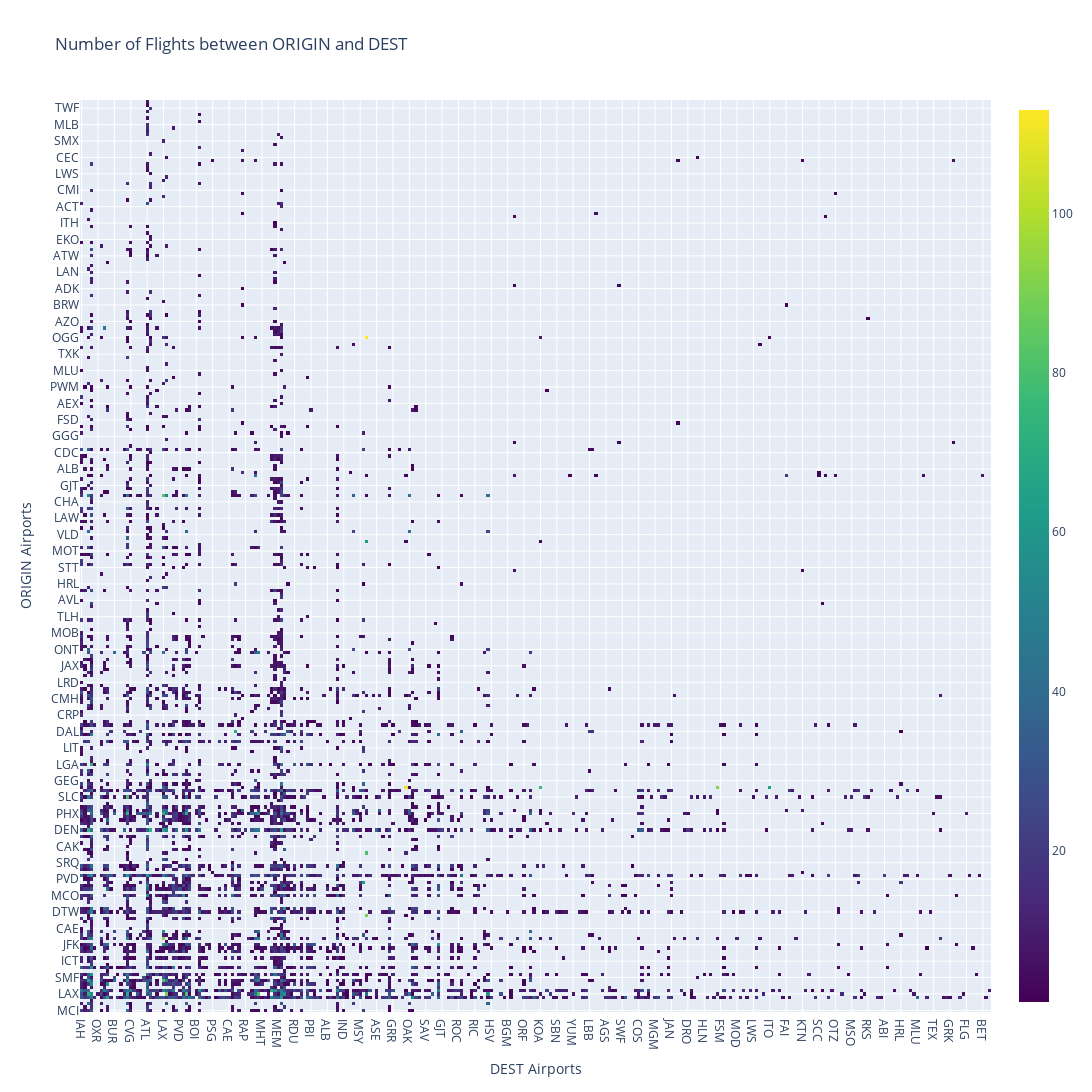

The code cell stored with this chart in its notebook:
### Markdown cell above
## Number of flights between Airports

### Code cell
# Extract the ORIGIN, DEST, and count columns
origin_airports = airport_traffic.select("ORIGIN").rdd.flatMap(lambda x: x).collect()
dest_airports = airport_traffic.select("DEST").rdd.flatMap(lambda x: x).collect()
flight_counts = airport_traffic.select("count").rdd.flatMap(lambda x: x).collect()

# Create a heatmap using Plotly
fig = go.Figure(data=go.Heatmap(
    z=flight_counts,
    x=dest_airports,
    y=origin_airports,
    colorscale='Viridis',
))

# Customize the chart layout
fig.update_layout(
    title="Number of Flights between ORIGIN and DEST",
    xaxis_title="DEST Airports",
    yaxis_title="ORIGIN Airports",
     width=3000,  
    height=3000,  
)

# Display the chart
fig.show()

### Figure 1 — Plotly figure (JSON) as saved in the notebook; plotly's stock layout.template omitted (floating-point values rounded to 4 significant figures; data arrays with more than 128 entries replaced by an {"elided": "..."} marker saying what was removed)
{"data": [{"colorscale": [[0, "#440154"], [0.1111, "#482878"], [0.2222, "#3e4989"], [0.3333, "#31688e"], [0.4444, "#26828e"], [0.5556, "#1f9e89"], [0.6667, "#35b779"], [0.7778, "#6ece58"], [0.8889, "#b5de2b"], [1, "#fde725"]], "type": "heatmap", "x": {"elided": "4079 str values"}, "y": {"elided": "4079 str values"}, "z": {"elided": "4079 int values"}}], "layout": {"height": 3000, "title": {"text": "Number of Flights between ORIGIN and DEST"}, "width": 3000, "xaxis": {"title": {"text": "DEST Airports"}}, "yaxis": {"title": {"text": "ORIGIN Airports"}}}}
